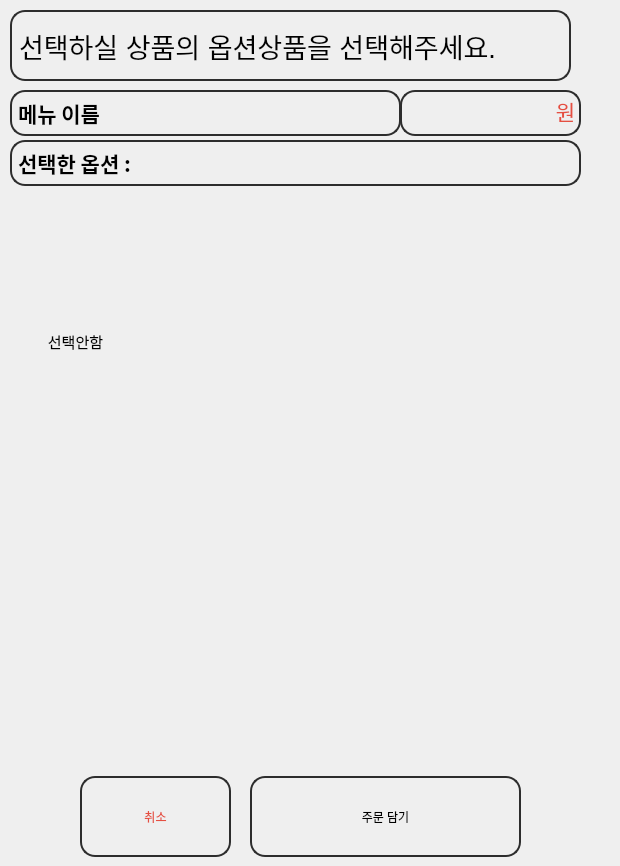
   <widget class="QWidget" name="page_25">
    <widget class="QLabel" name="menu_name_label_5">
     <property name="geometry">
      <rect>
       <x>10</x>
       <y>140</y>
       <width>571</width>
       <height>46</height>
      </rect>
     </property>
     <property name="minimumSize">
      <size>
       <width>0</width>
       <height>46</height>
      </size>
     </property>
     <property name="maximumSize">
      <size>
       <width>16777215</width>
       <height>46</height>
      </size>
     </property>
     <property name="font">
      <font>
       <family>Pretendard SemiBold</family>
       <pointsize>16</pointsize>
       <weight>75</weight>
       <bold>true</bold>
      </font>
     </property>
     <property name="styleSheet">
      <string notr="true">border-radius:15px;
border: 2px solid rgb(45, 45, 45);
</string>
     </property>
     <property name="text">
      <string>선택한 옵션 :</string>
     </property>
    </widget>
    <widget class="QLabel" name="label_71">
     <property name="geometry">
      <rect>
       <x>520</x>
       <y>80</y>
       <width>91</width>
       <height>61</height>
      </rect>
     </property>
     <property name="font">
      <font>
       <pointsize>16</pointsize>
      </font>
     </property>
     <property name="styleSheet">
      <string notr="true">
color:rgb(229, 79, 65);
background-color: rgb(252, 8, 8, 0);</string>
     </property>
     <property name="text">
      <string>원</string>
     </property>
     <property name="alignment">
      <set>Qt::AlignCenter</set>
     </property>
    </widget>
    <widget class="QPushButton" name="pushButton_13">
     <property name="geometry">
      <rect>
       <x>80</x>
       <y>776</y>
       <width>151</width>
       <height>81</height>
      </rect>
     </property>
     <property name="styleSheet">
      <string notr="true">border-radius:15px;
border: 2px solid rgb(45, 45, 45);
color:rgb(229, 79, 65);</string>
     </property>
     <property name="text">
      <string>취소</string>
     </property>
    </widget>
    <widget class="QLabel" name="menu_price_label_3">
     <property name="geometry">
      <rect>
       <x>400</x>
       <y>90</y>
       <width>181</width>
       <height>46</height>
      </rect>
     </property>
     <property name="maximumSize">
      <size>
       <width>16777215</width>
       <height>46</height>
      </size>
     </property>
     <property name="font">
      <font>
       <family>Pretendard SemiBold</family>
       <pointsize>16</pointsize>
       <weight>75</weight>
       <bold>true</bold>
      </font>
     </property>
     <property name="styleSheet">
      <string notr="true">border-radius:15px;
border: 2px solid rgb(45, 45, 45);

color:rgb(229, 79, 65);</string>
     </property>
     <property name="text">
      <string/>
     </property>
     <property name="alignment">
      <set>Qt::AlignCenter</set>
     </property>
    </widget>
    <widget class="QPushButton" name="pushButton_14">
     <property name="geometry">
      <rect>
       <x>250</x>
       <y>776</y>
       <width>271</width>
       <height>81</height>
      </rect>
     </property>
     <property name="styleSheet">
      <string notr="true">border-radius:15px;
border: 2px solid rgb(45, 45, 45);
</string>
     </property>
     <property name="text">
      <string>주문 담기</string>
     </property>
    </widget>
    <widget class="QLabel" name="label_26">
     <property name="geometry">
      <rect>
       <x>140</x>
       <y>146</y>
       <width>171</width>
       <height>31</height>
      </rect>
     </property>
     <property name="text">
      <string/>
     </property>
    </widget>
    <widget class="QLabel" name="menu_name_label_6">
     <property name="geometry">
      <rect>
       <x>10</x>
       <y>90</y>
       <width>391</width>
       <height>46</height>
      </rect>
     </property>
     <property name="minimumSize">
      <size>
       <width>0</width>
       <height>46</height>
      </size>
     </property>
     <property name="maximumSize">
      <size>
       <width>16777215</width>
       <height>46</height>
      </size>
     </property>
     <property name="font">
      <font>
       <family>Pretendard SemiBold</family>
       <pointsize>16</pointsize>
       <weight>75</weight>
       <bold>true</bold>
      </font>
     </property>
     <property name="styleSheet">
      <string notr="true">border-radius:15px;
border: 2px solid rgb(45, 45, 45);
</string>
     </property>
     <property name="text">
      <string>메뉴 이름</string>
     </property>
    </widget>
    <widget class="QLabel" name="label_35">
     <property name="geometry">
      <rect>
       <x>10</x>
       <y>10</y>
       <width>561</width>
       <height>71</height>
      </rect>
     </property>
     <property name="font">
      <font>
       <pointsize>20</pointsize>
      </font>
     </property>
     <property name="styleSheet">
      <string notr="true">border-radius:15px;
border: 2px solid rgb(45, 45, 45);
</string>
     </property>
     <property name="text">
      <string>선택하실 상품의 옵션상품을 선택해주세요.</string>
     </property>
    </widget>
    <widget class="QPushButton" name="cinnamon_n_19">
     <property name="geometry">
      <rect>
       <x>10</x>
       <y>200</y>
       <width>131</width>
       <height>130</height>
      </rect>
     </property>
     <property name="minimumSize">
      <size>
       <width>0</width>
       <height>130</height>
      </size>
     </property>
     <property name="maximumSize">
      <size>
       <width>16777215</width>
       <height>130</height>
      </size>
     </property>
     <property name="cursor">
      <cursorShape>OpenHandCursor</cursorShape>
     </property>
     <property name="styleSheet">
      <string notr="true">border-radius:15px;
border: 2px solid rgb(45, 45, 45,0);
</string>
     </property>
     <property name="text">
      <string/>
     </property>
     <property name="icon">
      <iconset>
       <normaloff>../../다운로드/forbidden_gray.png</normaloff>../../다운로드/forbidden_gray.png</iconset>
     </property>
     <property name="iconSize">
      <size>
       <width>130</width>
       <height>120</height>
      </size>
     </property>
     <property name="checkable">
      <bool>false</bool>
     </property>
    </widget>
    <widget class="QLabel" name="option_1_label_23">
     <property name="geometry">
      <rect>
       <x>10</x>
       <y>330</y>
       <width>131</width>
       <height>34</height>
      </rect>
     </property>
     <property name="font">
      <font>
       <family>Pretendard Light</family>
       <pointsize>11</pointsize>
      </font>
     </property>
     <property name="styleSheet">
      <string notr="true">background-color: rgb(252, 8, 8, 0);</string>
     </property>
     <property name="text">
      <string>선택안함</string>
     </property>
     <property name="alignment">
      <set>Qt::AlignHCenter|Qt::AlignTop</set>
     </property>
    </widget>
   </widget>
